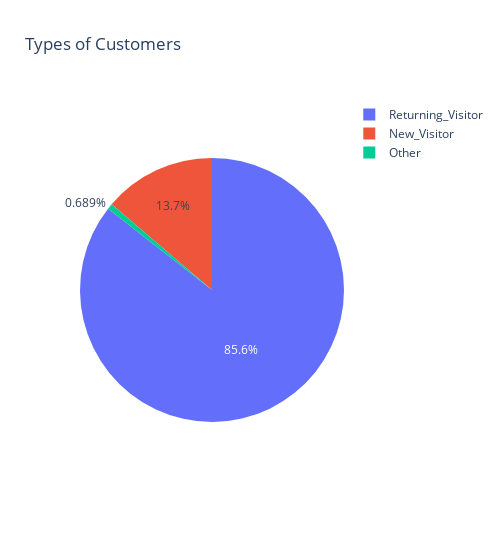
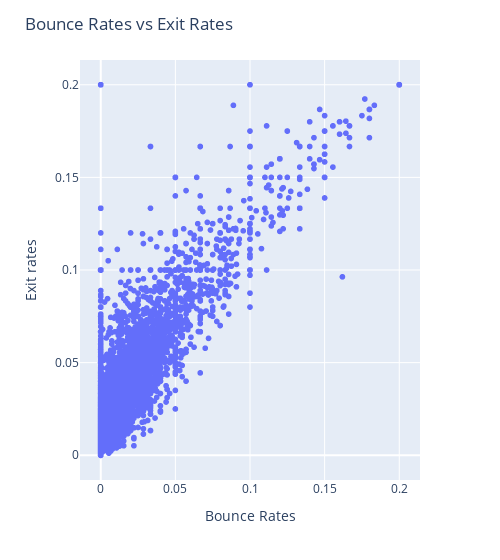
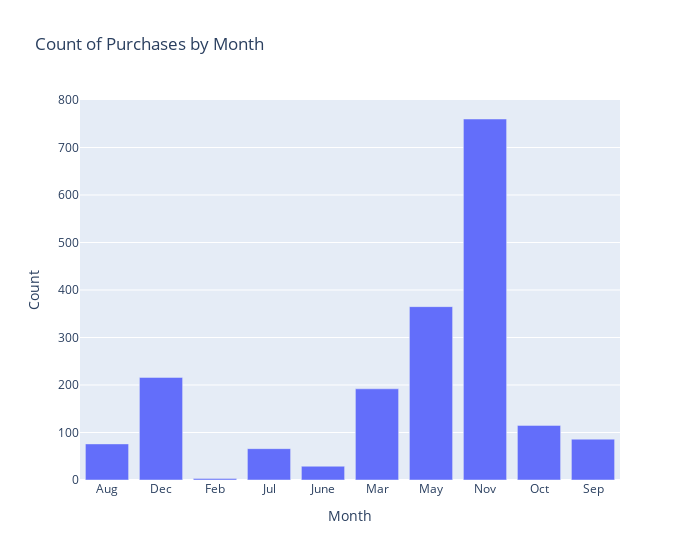
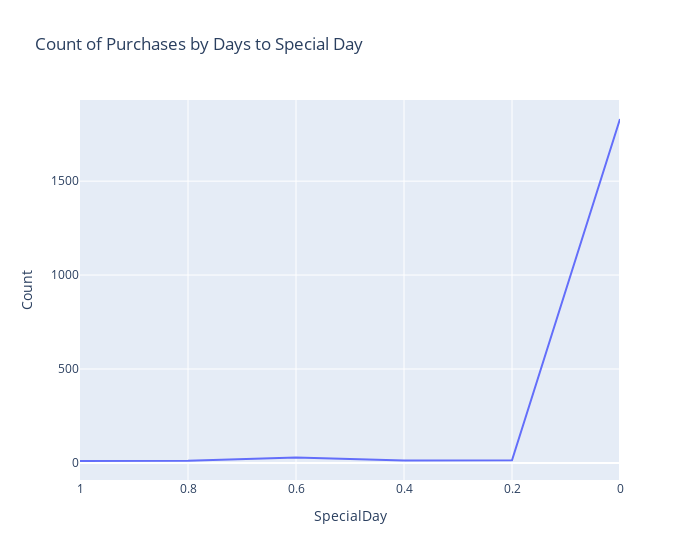

Source (notebook cell) for these figures, in order:
### Markdown cell above
===Task 1: Get data on screen===

Goal: Make visualizations that help understand the data

### Code cell
#Task 1.1
 
#Create a copy of the data and analyze the data types
DATAvis = DATA
features_data_types = DATAvis.dtypes.reset_index()
features_data_types.columns = ['Feature', 'Data Type']
 
 
print(features_data_types)
 
 
# New- vs. Returning customers pie chart
 
 
fig = px.pie(DATAvis, names='VisitorType', title='Types of Customers')
fig.update_layout(width=500)
fig.show()
 
 
 
 
# BOUNCERATES VS EXITRATES scatter plot
fig = px.scatter(DATAvis, x="BounceRates", y="ExitRates")
fig.update_layout(
    title="Bounce Rates vs Exit Rates",
    yaxis_title="Exit rates",  
    xaxis_title='Bounce Rates',
    width=500  
)
fig.show()
 
 
 
 
 
 
#Purchases per month
purchase_counts = DATAvis[DATAvis['Revenue']].groupby('Month').size().reset_index(name='Count')
 
#Visualize this
fig = px.bar(purchase_counts, x='Month', y='Count', title='Count of Purchases by Month')
fig.update_layout(
    width=700  
)
fig.show()
 
 
# PURCHASES CLOSE TO IMPORTANT DATES
SD_purchase_data = DATAvis[DATAvis['Revenue']]
 
 
SD_purchase_counts = SD_purchase_data['SpecialDay'].value_counts().reset_index()
SD_purchase_counts.columns = ['SpecialDay', 'Count']
 
 
SD_purchase_counts = SD_purchase_counts.sort_values('SpecialDay')
 
 
fig = px.line(SD_purchase_counts, x='SpecialDay', y='Count', title='Count of Purchases by Days to Special Day')
fig.update_layout(
    width=700  
)
fig.update_layout(xaxis=dict( autorange="reversed"))
 
 
fig.show()
 
# Separate numerical features for numerical visualization
numerical_features = [
    'BounceRates',
    'ExitRates',
    'PageValues',
    'Administrative_Duration',
    'Informational_Duration',
    'ProductRelated_Duration',
    'SpecialDay'
]
 
#Create a subset of these features
subset_data = DATAvis[numerical_features]
 
 
correlation_matrix = subset_data.corr()
 
 
#Create a heatmap to visualize the correlation matrix
plt.figure(figsize=(10, 8))
heatmap = sns.heatmap(
    correlation_matrix,
    annot=True,
    fmt=".2f",
    cmap='coolwarm',
    square=True,
    cbar_kws={"shrink": .8},
    linewidths=.5,
    vmin=-1,
    vmax=1  
)
 
 
# Update layout
plt.title('Correlation Matrix of Numerical Features', fontsize=16)  
plt.xticks(rotation=45, ha='right', fontsize=12)  
plt.yticks(rotation=0, fontsize=12)  
plt.tight_layout()
plt.show()
 
 
 
 
# Task 1.2
 
#Seperate data from browser 13 compared to other browsers
browser_13_data = DATAvis[DATAvis['Browser'] == 13]
other_browser_data = DATAvis[DATAvis['Browser'] != 13]
 
 
#Create new column where this data is stored
DATAvis['BrowserType'] = DATAvis['Browser'].apply(lambda x: 'Browser 13' if x == 13 else 'Other Browsers')
 
 
#Create the values for the summary of all numerical data
overall_summary = DATAvis.agg({
    'BounceRates': ['mean', 'median', 'count'],
    'ExitRates': ['mean', 'median', 'count'],
    'PageValues': ['mean', 'median', 'count'],
    'Administrative_Duration': ['mean', 'median', 'count'],
    'Informational_Duration': ['mean', 'median', 'count'],
    'ProductRelated_Duration': ['mean', 'median', 'count'],
    'SpecialDay': ['mean', 'median', 'count'],
}).T  
 
 
# Reset the index to get the feature names in a proper column
overall_summary = overall_summary.reset_index()
overall_summary.columns = ['Feature', 'Mean', 'Median', 'Count']
 
 
# Round to 5 decimals
overall_summary['Mean'] = overall_summary['Mean'].round(5)
overall_summary['Median'] = overall_summary['Median'].round(5)
 
 
# Create a plot to show the table
fig, ax = plt.subplots(figsize=(12, 6))
ax.axis('tight')
ax.axis('off')
 
 
# Add the table to the plot
tbl = table(ax, overall_summary, loc='center', cellLoc='center', colWidths=[0.2]*len(overall_summary.columns))
 
 
# Make column headers bold
for key, cell in tbl.get_celld().items():
    if key[0] == 0:  
        cell.set_text_props(fontweight='bold')
 
 
plt.show()
 
#Filter the data to include only these 3 features
filtered_data = overall_summary[overall_summary['Feature'].isin(['BounceRates', 'ExitRates', 'SpecialDay'])]
 
 
# Reshape data for plotting, using melt() function
mean_median_data = filtered_data.melt(id_vars='Feature', value_vars=['Mean', 'Median'], var_name='Stat', value_name='Value')
 
 
# Create a bar chart to compare mean and median
fig = px.bar(mean_median_data, x='Feature', y='Value', color='Stat', barmode='group',
             title='Comparison of Mean and Median for Bounce Rates, Exit Rates, and Special Day',
             labels={'Value': 'Value', 'Feature': 'Numerical Feature'},
             width=800)
 
 
# Set the y-axis range to deal with outliers
fig.update_layout(
    yaxis_title='Value',
    xaxis_title='Feature',
    xaxis_tickangle=-45,
    yaxis_range=[0, 0.1]  
)
 
fig.show()
 
 
#Seperate the data for browser 13 only
browser_13_data = DATAvis[DATAvis['Browser'] == 13]
browser_13_summary = browser_13_data.agg({
    'BounceRates': ['mean', 'median', 'count'],
    'ExitRates': ['mean', 'median', 'count'],
    'PageValues': ['mean', 'median', 'count'],
    'Administrative_Duration': ['mean', 'median', 'count'],
    'Informational_Duration': ['mean', 'median', 'count'],
    'ProductRelated_Duration': ['mean', 'median', 'count'],
    'SpecialDay': ['mean', 'median', 'count'],
}).reset_index()
 
 
 
 
# Create a plot to show the table
fig, ax = plt.subplots(figsize=(12, 6))  
ax.axis('tight')
ax.axis('off')
 
 
 
 
 
 
print("This is the overall summary:")
print(overall_summary)
print("This is the browser 13 summary")
print(browser_13_summary)
 
 
#Create a small dataframe to visualize difference in page values, which was most noticable from the summary
page_values_data = pd.DataFrame({
    'Browser Type': ['Overall'] + ['Browser 13'],
    'Page Values': [5.889258, 26.268249],
})
 
 
fig_page_values = px.bar(page_values_data, x='Browser Type', y='Page Values',
                         title='Mean Page Values for Overall Browsers and Browser 13',
                         width = 700,
                         color = 'Browser Type')
 
 
fig_page_values.show()
 
 
#Compare the duration metrics
fig = px.box(DATAvis, y=['Administrative_Duration', 'Informational_Duration'],
             color='BrowserType',
             title='Box Plots of Duration Metrics: Browser 13 vs Other Browsers')
 
#Set y-axis range to deal with outliers
fig.update_layout(
    yaxis_title="Duration (Seconds)",
    xaxis_title="Duration Type",
    yaxis_range=[0, 500],
    width=800
)
fig.show()
 
 
fig = px.box(DATAvis, y=['ProductRelated_Duration'],
             color='BrowserType',
             title='Box Plot of Product Related Duration: Browser 13 vs Other Browsers')
 
 
fig.update_layout(
    yaxis_title="Duration (Seconds)",
    xaxis_title="Duration Type",
    width=800,
    yaxis_range=[0,5000]
)
fig.show()

### Figure 1 — Plotly figure (JSON) as saved in the notebook; plotly's stock layout.template omitted (floating-point values rounded to 4 significant figures; data arrays with more than 128 entries replaced by an {"elided": "..."} marker saying what was removed)
{"data": [{"domain": {"x": [0, 1], "y": [0, 1]}, "hovertemplate": "VisitorType=%{label}<extra></extra>", "labels": {"elided": "12330 str values"}, "legendgroup": "", "name": "", "showlegend": true, "type": "pie"}], "layout": {"legend": {"tracegroupgap": 0}, "title": {"text": "Types of Customers"}, "width": 500}}

### Figure 2 — Plotly figure (JSON) as saved in the notebook; plotly's stock layout.template omitted (floating-point values rounded to 4 significant figures; data arrays with more than 128 entries replaced by an {"elided": "..."} marker saying what was removed)
{"data": [{"hovertemplate": "BounceRates=%{x}<br>ExitRates=%{y}<extra></extra>", "legendgroup": "", "marker": {"color": "#636efa", "symbol": "circle"}, "mode": "markers", "name": "", "showlegend": false, "type": "scattergl", "x": {"elided": "12330 float values"}, "xaxis": "x", "y": {"elided": "12330 float values"}, "yaxis": "y"}], "layout": {"legend": {"tracegroupgap": 0}, "margin": {"t": 60}, "title": {"text": "Bounce Rates vs Exit Rates"}, "width": 500, "xaxis": {"anchor": "y", "domain": [0, 1], "title": {"text": "Bounce Rates"}}, "yaxis": {"anchor": "x", "domain": [0, 1], "title": {"text": "Exit rates"}}}}

### Figure 3 — Plotly figure (JSON) as saved in the notebook; plotly's stock layout.template omitted (floating-point values rounded to 4 significant figures)
{"data": [{"alignmentgroup": "True", "hovertemplate": "Month=%{x}<br>Count=%{y}<extra></extra>", "legendgroup": "", "marker": {"color": "#636efa", "pattern": {"shape": ""}}, "name": "", "offsetgroup": "", "orientation": "v", "showlegend": false, "textposition": "auto", "type": "bar", "x": ["Aug", "Dec", "Feb", "Jul", "June", "Mar", "May", "Nov", "Oct", "Sep"], "xaxis": "x", "y": [76, 216, 3, 66, 29, 192, 365, 760, 115, 86], "yaxis": "y"}], "layout": {"barmode": "relative", "legend": {"tracegroupgap": 0}, "title": {"text": "Count of Purchases by Month"}, "width": 700, "xaxis": {"anchor": "y", "domain": [0, 1], "title": {"text": "Month"}}, "yaxis": {"anchor": "x", "domain": [0, 1], "title": {"text": "Count"}}}}

### Figure 4 — Plotly figure (JSON) as saved in the notebook; plotly's stock layout.template omitted (floating-point values rounded to 4 significant figures)
{"data": [{"hovertemplate": "SpecialDay=%{x}<br>Count=%{y}<extra></extra>", "legendgroup": "", "line": {"color": "#636efa", "dash": "solid"}, "marker": {"symbol": "circle"}, "mode": "lines", "name": "", "orientation": "v", "showlegend": false, "type": "scatter", "x": [0, 0.2, 0.4, 0.6, 0.8, 1], "xaxis": "x", "y": [1831, 14, 13, 29, 11, 10], "yaxis": "y"}], "layout": {"legend": {"tracegroupgap": 0}, "title": {"text": "Count of Purchases by Days to Special Day"}, "width": 700, "xaxis": {"anchor": "y", "autorange": "reversed", "domain": [0, 1], "title": {"text": "SpecialDay"}}, "yaxis": {"anchor": "x", "domain": [0, 1], "title": {"text": "Count"}}}}
